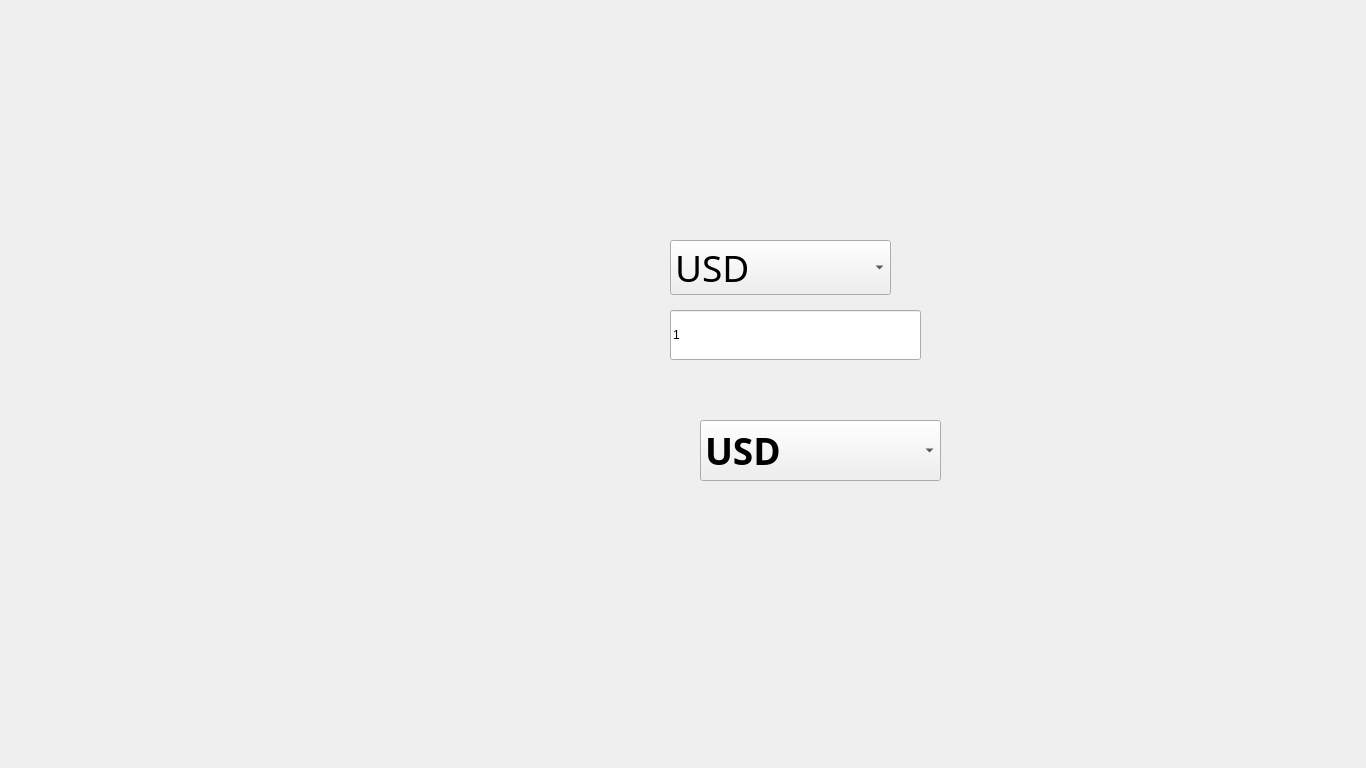
<?xml version="1.0" encoding="UTF-8"?>
<ui version="4.0">
 <class>CurrencyConvertor</class>
 <widget class="QMainWindow" name="CurrencyConvertor">
  <property name="geometry">
   <rect>
    <x>0</x>
    <y>0</y>
    <width>1366</width>
    <height>768</height>
   </rect>
  </property>
  <property name="windowTitle">
   <string>AJ Bank | Currency Convertor</string>
  </property>
  <property name="styleSheet">
   <string notr="true">background-image: url(:/background/CurrencyConvertor.jpg);</string>
  </property>
  <widget class="QWidget" name="centralwidget">
   <widget class="QPushButton" name="MainMenuB">
    <property name="geometry">
     <rect>
      <x>549</x>
      <y>627</y>
      <width>332</width>
      <height>75</height>
     </rect>
    </property>
    <property name="cursor">
     <cursorShape>PointingHandCursor</cursorShape>
    </property>
    <property name="styleSheet">
     <string notr="true">background-image: url(:/button/buttons/Main Menu.png);
background-position:center;
border-radius:100%;</string>
    </property>
    <property name="text">
     <string/>
    </property>
   </widget>
   <widget class="QLineEdit" name="Input1T">
    <property name="geometry">
     <rect>
      <x>670</x>
      <y>310</y>
      <width>251</width>
      <height>50</height>
     </rect>
    </property>
    <property name="styleSheet">
     <string notr="true">background-image: url(:/button/buttons/White.png);
font: 63 28pt &quot;Montserrat SemiBold&quot;;</string>
    </property>
    <property name="text">
     <string>1</string>
    </property>
   </widget>
   <widget class="QComboBox" name="InputCurrency">
    <property name="geometry">
     <rect>
      <x>670</x>
      <y>240</y>
      <width>221</width>
      <height>55</height>
     </rect>
    </property>
    <property name="palette">
     <palette>
      <active>
       <colorrole role="PlaceholderText">
        <brush brushstyle="SolidPattern">
         <color alpha="128">
          <red>0</red>
          <green>0</green>
          <blue>0</blue>
         </color>
        </brush>
       </colorrole>
      </active>
      <inactive>
       <colorrole role="PlaceholderText">
        <brush brushstyle="SolidPattern">
         <color alpha="128">
          <red>0</red>
          <green>0</green>
          <blue>0</blue>
         </color>
        </brush>
       </colorrole>
      </inactive>
      <disabled>
       <colorrole role="PlaceholderText">
        <brush brushstyle="SolidPattern">
         <color alpha="128">
          <red>0</red>
          <green>0</green>
          <blue>0</blue>
         </color>
        </brush>
       </colorrole>
      </disabled>
     </palette>
    </property>
    <property name="font">
     <font>
      <family>Montserrat SemiBold</family>
      <pointsize>28</pointsize>
      <weight>50</weight>
      <italic>false</italic>
      <bold>false</bold>
     </font>
    </property>
    <property name="cursor">
     <cursorShape>ArrowCursor</cursorShape>
    </property>
    <property name="contextMenuPolicy">
     <enum>Qt::DefaultContextMenu</enum>
    </property>
    <property name="minimumContentsLength">
     <number>1</number>
    </property>
    <item>
     <property name="text">
      <string>USD</string>
     </property>
    </item>
    <item>
     <property name="text">
      <string>INR</string>
     </property>
    </item>
    <item>
     <property name="text">
      <string>EUR</string>
     </property>
    </item>
   </widget>
   <widget class="QComboBox" name="OutputCurrency">
    <property name="geometry">
     <rect>
      <x>700</x>
      <y>420</y>
      <width>241</width>
      <height>61</height>
     </rect>
    </property>
    <property name="font">
     <font>
      <family>Montserrat SemiBold</family>
      <pointsize>28</pointsize>
      <weight>75</weight>
      <bold>true</bold>
     </font>
    </property>
    <property name="autoFillBackground">
     <bool>false</bool>
    </property>
    <property name="styleSheet">
     <string notr="true">background-image: url(:/button/buttons/White.png);</string>
    </property>
    <property name="currentText">
     <string>USD</string>
    </property>
    <property name="sizeAdjustPolicy">
     <enum>QComboBox::AdjustToContentsOnFirstShow</enum>
    </property>
    <item>
     <property name="text">
      <string>USD</string>
     </property>
    </item>
    <item>
     <property name="text">
      <string>INR</string>
     </property>
    </item>
    <item>
     <property name="text">
      <string>EUR</string>
     </property>
    </item>
   </widget>
   <widget class="QLabel" name="OutputAmount">
    <property name="geometry">
     <rect>
      <x>750</x>
      <y>490</y>
      <width>351</width>
      <height>51</height>
     </rect>
    </property>
    <property name="layoutDirection">
     <enum>Qt::LeftToRight</enum>
    </property>
    <property name="styleSheet">
     <string notr="true">background-image: url(:/button/buttons/Blue.png);
color: rgb(255, 255, 255);
font: 81 32pt &quot;Montserrat ExtraBold&quot;;
</string>
    </property>
    <property name="text">
     <string/>
    </property>
   </widget>
   <widget class="QPushButton" name="ConvertB">
    <property name="geometry">
     <rect>
      <x>1030</x>
      <y>360</y>
      <width>250</width>
      <height>75</height>
     </rect>
    </property>
    <property name="cursor">
     <cursorShape>PointingHandCursor</cursorShape>
    </property>
    <property name="styleSheet">
     <string notr="true">background-image: url(:/button/buttons/Convert.png);
border-radius:100%;</string>
    </property>
    <property name="text">
     <string/>
    </property>
    <property name="default">
     <bool>true</bool>
    </property>
   </widget>
   <widget class="QLabel" name="Currency">
    <property name="geometry">
     <rect>
      <x>700</x>
      <y>490</y>
      <width>41</width>
      <height>51</height>
     </rect>
    </property>
    <property name="layoutDirection">
     <enum>Qt::LeftToRight</enum>
    </property>
    <property name="styleSheet">
     <string notr="true">background-image: url(:/button/buttons/Blue.png);
color: rgb(255, 255, 255);
font: 81 32pt &quot;Montserrat ExtraBold&quot;;
</string>
    </property>
    <property name="text">
     <string/>
    </property>
   </widget>
   <widget class="QPushButton" name="BackButton">
    <property name="geometry">
     <rect>
      <x>0</x>
      <y>93</y>
      <width>150</width>
      <height>581</height>
     </rect>
    </property>
    <property name="cursor">
     <cursorShape>PointingHandCursor</cursorShape>
    </property>
    <property name="autoFillBackground">
     <bool>false</bool>
    </property>
    <property name="styleSheet">
     <string notr="true">background-image: url(:/button/buttons/Back.png);
border: 0px;</string>
    </property>
    <property name="text">
     <string/>
    </property>
    <property name="default">
     <bool>false</bool>
    </property>
    <property name="flat">
     <bool>false</bool>
    </property>
   </widget>
   <widget class="QPushButton" name="LogoutButton">
    <property name="geometry">
     <rect>
      <x>949</x>
      <y>384</y>
      <width>421</width>
      <height>384</height>
     </rect>
    </property>
    <property name="cursor">
     <cursorShape>PointingHandCursor</cursorShape>
    </property>
    <property name="styleSheet">
     <string notr="true">background-image: url(:/button/buttons/Logout.png);
border: 0px;</string>
    </property>
    <property name="text">
     <string/>
    </property>
   </widget>
   <widget class="QPushButton" name="SuggestButton">
    <property name="geometry">
     <rect>
      <x>949</x>
      <y>0</y>
      <width>421</width>
      <height>384</height>
     </rect>
    </property>
    <property name="cursor">
     <cursorShape>PointingHandCursor</cursorShape>
    </property>
    <property name="styleSheet">
     <string notr="true">background-image: url(:/button/buttons/Suggest.png);
border: 0px;</string>
    </property>
    <property name="text">
     <string/>
    </property>
   </widget>
   <widget class="QLabel" name="AccountNo">
    <property name="geometry">
     <rect>
      <x>810</x>
      <y>50</y>
      <width>231</width>
      <height>31</height>
     </rect>
    </property>
    <property name="styleSheet">
     <string notr="true">background-image: url(:/button/buttons/Blue.png);
font: 25 11pt &quot;Montserrat Thin&quot;;
color: rgb(6, 53, 122);</string>
    </property>
    <property name="text">
     <string/>
    </property>
   </widget>
  </widget>
 </widget>
 <resources/>
 <connections/>
</ui>
